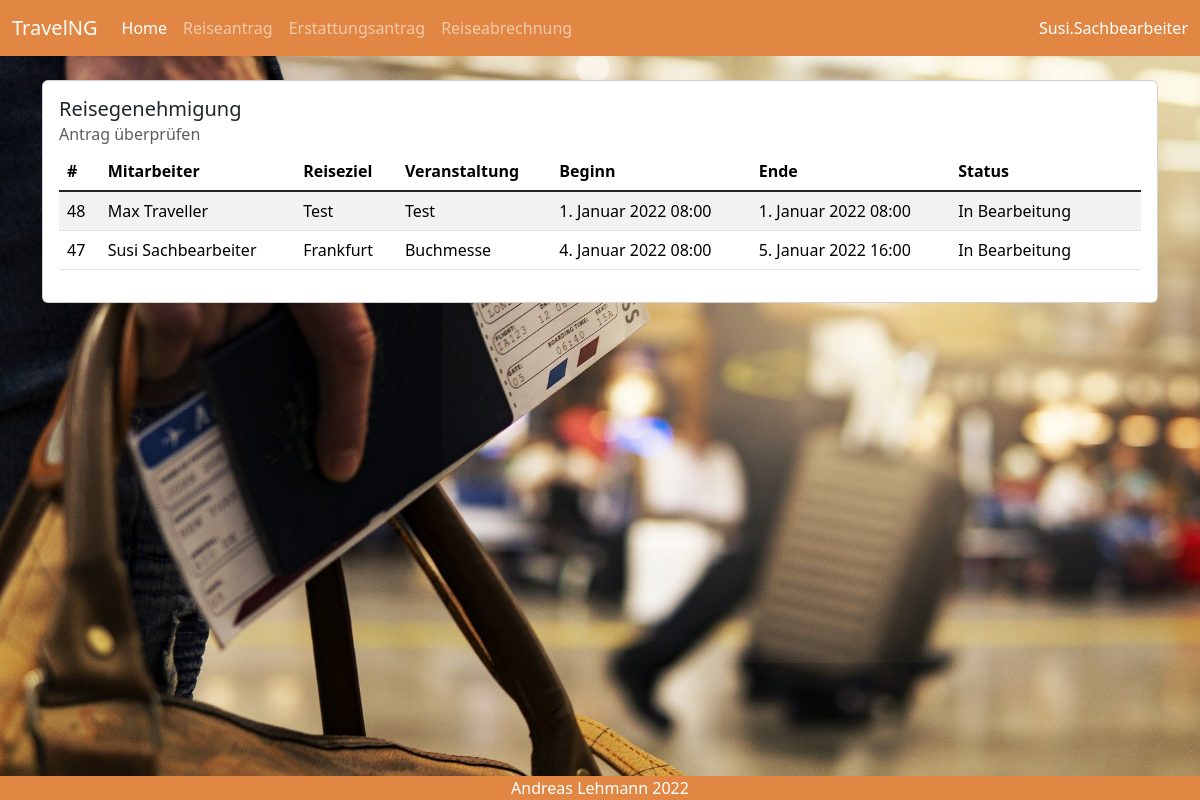
/Request/Auth/ (signed in), run on the app's committed database.
### travel/models.py (models this page shows, shortened)
class TravelRequest(models.Model):
    STATUS_CHOICES = [('In Bearbeitung', 'In Bearbeitung'),
                      ('Genehmigt', 'Genehmigt'),
                      ]
    username = models.CharField(max_length=50, null=True, blank=False)
    employee = models.CharField(max_length=50, null=True, blank=False)
    supervisor = models.CharField(max_length=50, null=True, blank=False)
    destination = models.CharField(max_length=50, blank=False)
    event = models.CharField(max_length=50, blank=False)
    journey_start = models.DateTimeField(default='01.01.2022 08:00', blank=False)
    journey_end = models.DateTimeField(default='01.01.2022 08:00', blank=False)
    event_start = models.DateTimeField(default='01.01.2022 08:00', blank=False)
    event_end = models.DateTimeField(default='01.01.2022 08:00', blank=False)
    transport = models.ForeignKey(Transport, on_delete=models.SET_NULL, null=True, blank=False)
    cost_center = models.ForeignKey(CostCenter, on_delete=models.SET_NULL, null=True, blank=False)
    status = models.CharField(default='In Bearbeitung', max_length=30, choices=STATUS_CHOICES)
    class Meta:
        permissions = [
            (
                'is_supervisor', 'can access auth page'
            )
        ]

### travel/views.py (the view, shortened to what this page needs)
# urls.py: re_path(r'^Request/Auth/$', travel.views.travel_auth_details, name="travelAuth"),
@login_required
def travel_auth_details(request, pk=None):
    page_title = 'Reisegenehmigung'
    sub_title = 'Antrag genehmigen'
    if pk is None:
        travel_requests = TravelRequest.objects.all().order_by('journey_start')
        return render(request, 'travel/travelAuth.html',
                      {'page_title': page_title, 'sub_title': sub_title, 'travel_requests': travel_requests})

### templates/travel/travelAuth.html (shortened to what this page needs)
{% extends 'travel/base.html' %}
{% load bootstrap5 bootstrap_icons %}
{% block content %}
    <div class="container">
        <div class="card" style="width: 100%;">
            <div class="card-body">
                <h5 class="card-title">Reisegenehmigung</h5>
                <h6 class="card-subtitle mb-2 text-muted">Antrag überprüfen</h6>
                <table class="table table-striped table-hover">
                    <thead class="">
                    <tr>
                        <th>#</th>
                        <th>Mitarbeiter</th>
                        <th>Reiseziel</th>
                        <th>Veranstaltung</th>
                        <th>Beginn</th>
                        <th>Ende</th>
                        <th>Status</th>
                        <th>&nbsp;</th>
                    </tr>
                    </thead>
                    <tbody class="table-group-divider">
                    {% for TravelRequest in travel_requests %}
                        {% if TravelRequest.status == 'In Bearbeitung' %}
                            <tr>
                                <td>{{ TravelRequest.id }}</td>
                                <td>{{ TravelRequest.employee }}</td>
                                <td>{{ TravelRequest.destination }}</td>
                                <td>{{ TravelRequest.event }}</td>
                                <td>{{ TravelRequest.journey_start }}</td>
                                <td>{{ TravelRequest.journey_end }}</td>
                                <td>{{ TravelRequest.status }}</td>
                                <td>
                                </td>
                            </tr>
                        {% endif %}
                    {% endfor %}
                    </tbody>
                </table>
            </div>
        </div>
    </div>
{% endblock %}

### templates/travel/base.html (shortened to what this page needs)
{% load bootstrap5 bootstrap_icons %}
{% bootstrap_css %}
{% load static %}
<link rel="stylesheet" href="{% static 'bootstrap_icons/css/bootstrap_icons.css' %}">
<!DOCTYPE html>
<html lang="en">
<head>
</head>
<body>
<div class="bg-image" style="background-image: url('{% static 'travel-g774051fb3_1920.jpg' %}');
        height: 100vh;
        background-size: cover;
        background-repeat: no-repeat;
        "
>
    {% block navigation %}
        <nav class="navbar navbar-expand-lg navbar-dark mb-4" style="background-color: #e28743;">
            <div class="container-fluid">
                <a class="navbar-brand" href="#">{% md_icon 'earth' %}TravelNG</a>
                <ul class="navbar-nav me-auto mb-2 mb-lg-0">
                    <li class="nav-item">
                        <a class="nav-link active" aria-current="page"
                           href="{% url 'home' %}">{% bs_icon 'house' %}Home</a>
                    </li>
                    <li class="nav-item">
                        <a class="nav-link"
                           href="{% url 'addTravelRequest' %}">{% bs_icon 'airplane' %}Reiseantrag</a>
                    </li>
                    <li class="nav-item">
                        <a class="nav-link"
                           href="{% url 'travelInvoice' %}">{% bs_icon 'bank' %}Erstattungsantrag</a>
                    </li>
                    {% if perms.travel.is_clerk %}
                        <li class="nav-item">
                            <a class="nav-link"
                               href="{% url 'travelInvoiceRefund' %}">{% bs_icon 'cash-coin' %}Reiseabrechnung</a>
                        </li>
                    {% endif %}
                </ul>
                <a class="nav-link text-white" href="{% url 'logout' %}">{% bs_icon 'person' %}{{ user.username }}</a>
            </div>
        </nav>
    {% endblock %}
    {% block content %}{% endblock %}
</div>
</body>
{% block footer %}
    <div class="text-center text-white fixed-bottom" style="background-color: #e28743;">{% bs_icon 'c-circle' %}Andreas
        Lehmann 2022
    </div>
{% endblock %}
</html>

### data on the page
TravelRequest: id "48", employee "Max Traveller", destination "Test", event "Test", journey_start "1. Januar 2022 08:00", journey_end "1. Januar 2022 08:00", status "In Bearbeitung"
TravelRequest: id "47", employee "Susi Sachbearbeiter", destination "Frankfurt", event "Buchmesse", journey_start "4. Januar 2022 08:00", journey_end "5. Januar 2022 16:00", status "In Bearbeitung"

### other printed values
{{ user.username }} "Susi.Sachbearbeiter"
